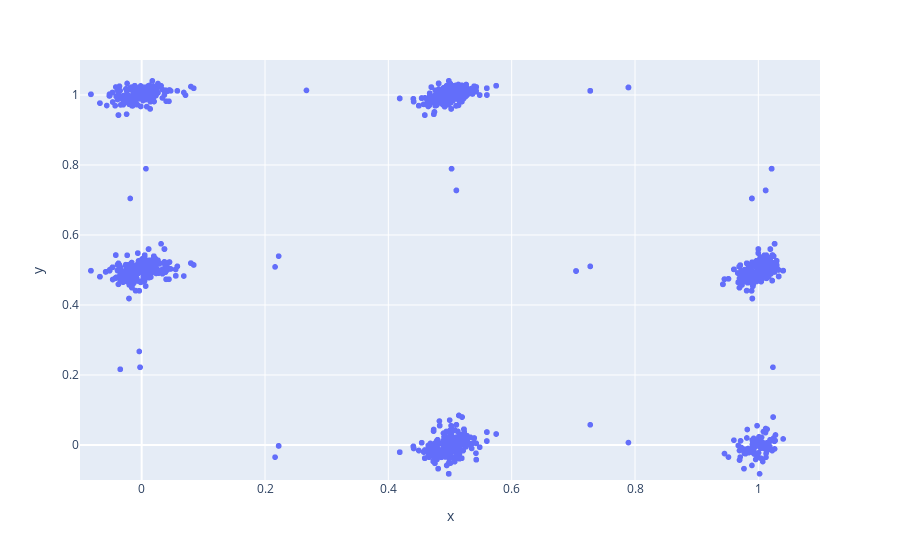

The code cell stored with this chart in its notebook:
### Code cell
px.scatter(x=transitions[:,0], y=transitions[:,1], range_x=[-.1,1.1], range_y=[-.1, 1.1])

### Figure 1 — Plotly figure (JSON) as saved in the notebook; plotly's stock layout.template omitted (floating-point values rounded to 4 significant figures; data arrays with more than 128 entries replaced by an {"elided": "..."} marker saying what was removed)
{"data": [{"hovertemplate": "x=%{x}<br>y=%{y}<extra></extra>", "legendgroup": "", "marker": {"color": "#636efa", "symbol": "circle"}, "mode": "markers", "name": "", "showlegend": false, "type": "scattergl", "x": {"elided": "4219 float values"}, "xaxis": "x", "y": {"elided": "4219 float values"}, "yaxis": "y"}], "layout": {"legend": {"tracegroupgap": 0}, "margin": {"t": 60}, "xaxis": {"anchor": "y", "domain": [0, 1], "range": [-0.1, 1.1], "title": {"text": "x"}}, "yaxis": {"anchor": "x", "domain": [0, 1], "range": [-0.1, 1.1], "title": {"text": "y"}}}}
